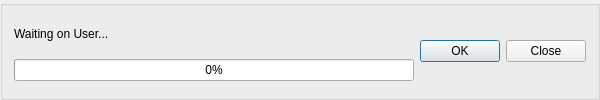
    <widget class="QGroupBox" name="groupBox_MainBottom">
     <property name="sizePolicy">
      <sizepolicy hsizetype="Minimum" vsizetype="Fixed">
       <horstretch>0</horstretch>
       <verstretch>0</verstretch>
      </sizepolicy>
     </property>
     <property name="minimumSize">
      <size>
       <width>600</width>
       <height>80</height>
      </size>
     </property>
     <property name="maximumSize">
      <size>
       <width>16777215</width>
       <height>150</height>
      </size>
     </property>
     <property name="title">
      <string/>
     </property>
     <layout class="QHBoxLayout" name="horizontalLayout_18">
      <item>
       <layout class="QHBoxLayout" name="horizontalLayout_17">
        <item>
         <layout class="QVBoxLayout" name="verticalLayout_20">
          <item>
           <widget class="QLabel" name="progressText">
            <property name="minimumSize">
             <size>
              <width>0</width>
              <height>30</height>
             </size>
            </property>
            <property name="maximumSize">
             <size>
              <width>16777215</width>
              <height>15</height>
             </size>
            </property>
            <property name="text">
             <string>Waiting on User...</string>
            </property>
            <property name="alignment">
             <set>Qt::AlignLeading|Qt::AlignLeft|Qt::AlignTop</set>
            </property>
           </widget>
          </item>
          <item>
           <widget class="QProgressBar" name="progressBar">
            <property name="value">
             <number>0</number>
            </property>
           </widget>
          </item>
         </layout>
        </item>
        <item>
         <widget class="QDialogButtonBox" name="buttonBox">
          <property name="enabled">
           <bool>true</bool>
          </property>
          <property name="sizePolicy">
           <sizepolicy hsizetype="Fixed" vsizetype="Fixed">
            <horstretch>0</horstretch>
            <verstretch>0</verstretch>
           </sizepolicy>
          </property>
          <property name="layoutDirection">
           <enum>Qt::LeftToRight</enum>
          </property>
          <property name="autoFillBackground">
           <bool>false</bool>
          </property>
          <property name="orientation">
           <enum>Qt::Horizontal</enum>
          </property>
          <property name="standardButtons">
           <set>QDialogButtonBox::Close|QDialogButtonBox::Ok</set>
          </property>
          <property name="centerButtons">
           <bool>false</bool>
          </property>
         </widget>
        </item>
       </layout>
      </item>
     </layout>
    </widget>
